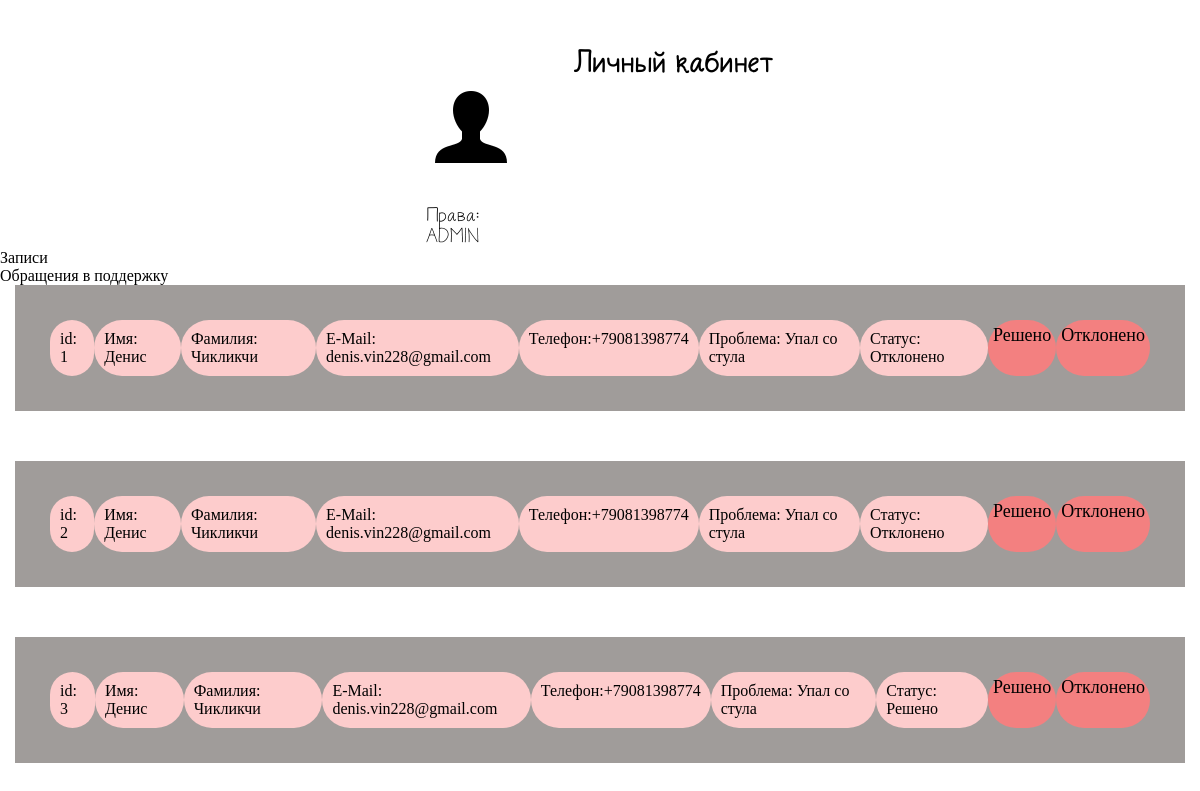
The app's page /PP/img/admin.php with its own data.
### tables this page shows
CREATE TABLE `support` (
  `id_req` int(11) NOT NULL,
  `name_s` varchar(15) NOT NULL,
  `family` varchar(15) NOT NULL,
  `email` varchar(25) NOT NULL,
  `phone` varchar(15) NOT NULL,
  `problem` varchar(40) NOT NULL,
  `status_req` varchar(20) NOT NULL DEFAULT 'На рассмотрении'
);

### PP/img/admin.php (the view, shortened to what this page needs)
<?php
require_once 'connect.php';
?>
<!DOCTYPE html>
<html lang="en">
<head>
    <link rel="stylesheet" href="css/style.css">
</head>
<body>
    <header>
        <div class="header_lk">
            <div class="links">
            <a href="index.php">Главная</a>
                <div class="prof_pic">
                    <img src="img/profile.png" alt="">
                </div>
                <div class="per">
                    Права:
                    <p>ADMIN</p>
                </div>
            </div>
            <div class="lk">
                <h3>Личный кабинет</h3>
            </div>
        </div>
    </header>
    <div class="zapisi">
        <div class="zag_s2">
            <p>Записи</p>
        </div>
    </div>
    <div class="zag_s2">
        <p>Обращения в поддержку</p>
    </div>
    <div class="lk_flex">
        <div class="block_lk">
            <?php
                $sql2 = mysqli_query($connect, "SELECT * FROM `support` ");
                while ($result = mysqli_fetch_array($sql2)) {
                echo "<div class='app'>
                    <p> id: {$result['id_req']} </p> <br>
                    <p> Имя: {$result['name_s']} </p><br>
                    <p> Фамилия: {$result['family']} </p><br>
                    <p> E-Mail: {$result['email']} </p><br>
                    <p> Телефон:{$result['phone']} </p><br>
                    <p> Проблема: {$result['problem']} </p><br>
                    <p> Статус: {$result['status_req']}</p>
                    <a href='red.php?red_id={$result['id_req']}'>Решено</a> <br>
                    <a href='red.php?red2_id={$result['id_req']}'>Отклонено</a>
                </div>";
                }
            ?>
    </div>
    </div>
</body>
</html>

### PP/css/style.css (style rules this page uses)
* { margin: 0; }
.links { margin-top: 30px; }
.links a { color: white; text-decoration: none; margin-right: 15px; margin-left: 15px; font-size: 28px; }
.header_lk { display: flex; justify-content: center; font-size: 18px; font-family: "School"; margin-top: 20px; }
.lk { font-size: 24px; margin-top: 30px; margin-left: 15px; }
.per { margin-top: 30px; }
a { text-decoration: none; }
.lk_flex { display: flex; justify-content: center; }
.app { display: flex; justify-content: center; width: 1100px; background-color: #a09c9a; margin-bottom: 50px; padding-top: 10px; padding-bottom: 20px; padding: 35px; }
.app p { background-color: #FDCCCC; border-radius: 30px; padding: 10px; }
.app a { background-color: #f38080; border-radius: 30px; padding: 5px; text-decoration: none; color: black; font-size: 18px; }

### records on screen
support: id_req "1", name_s "Денис", family "Чикликчи", email "denis.vin228@gmail.com", phone "+79081398774", problem "Упал со стула", status_req "Отклонено"
support: id_req "2", name_s "Денис", family "Чикликчи", email "denis.vin228@gmail.com", phone "+79081398774", problem "Упал со стула", status_req "Отклонено"
support: id_req "3", name_s "Денис", family "Чикликчи", email "denis.vin228@gmail.com", phone "+79081398774", problem "Упал со стула", status_req "Решено"
